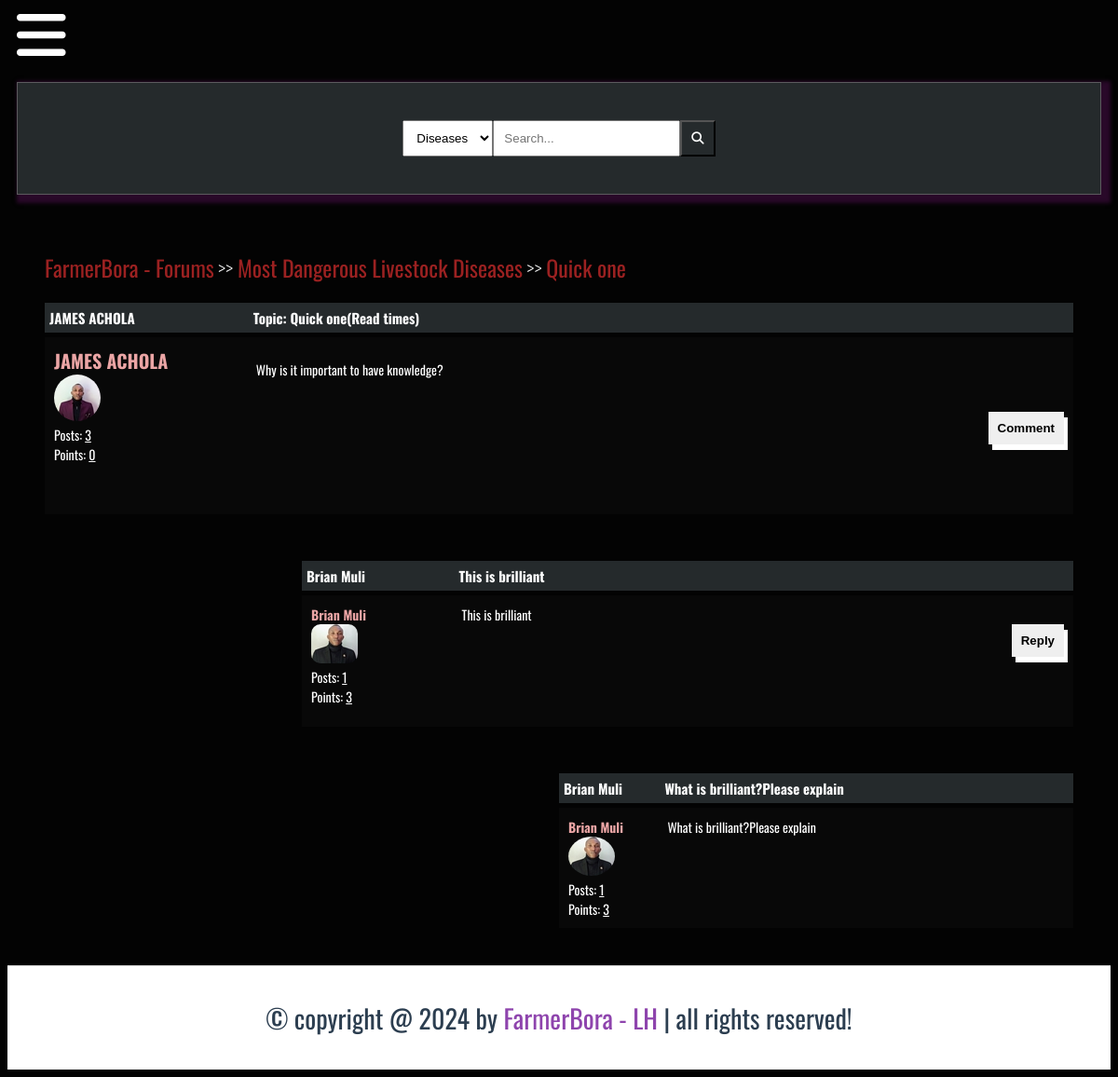
The app's page /details/quick-one/ with its own data.
### FarmerBora_App/models.py (models this page shows, shortened)
class Post(models.Model):
    title = models.CharField(max_length=100)
    slug = models.SlugField(max_length=400, unique=True, blank=True)
    user = models.ForeignKey(Author, on_delete=models.CASCADE)
    content = HTMLField()
    categories = models.ManyToManyField(Category)
    date = models.DateTimeField(auto_now_add=True)
    approved = models.BooleanField(default=True)
    hit_count_generic = GenericRelation(
        HitCount,
        object_id_field="object_pk",
        related_query_name="hit_count_generic_relation",
    )
    tags = TaggableManager()
    comments = models.ManyToManyField(Comment, blank=True)
    def get_url(self):
        return reverse("details", kwargs={"slug": self.slug})

class Category(models.Model):
    title = models.CharField(max_length=100)
    slug = models.SlugField(max_length=400, unique=True, blank=True)
    description = models.TextField(default="description")
    class Meta:
        verbose_name_plural = "Categories"
    def get_url(self):
        return reverse("posts", kwargs={"slug": self.slug})

class Author(models.Model):
    user = models.ForeignKey(User, on_delete=models.CASCADE)
    fullname = models.CharField(max_length=100)
    slug = models.SlugField(max_length=400, unique=True, blank=True)
    bio = HTMLField()
    points = models.IntegerField(default=0)
    profile_pic = ResizedImageField(
        size=[50, 80],
        upload_to="authors",
        quality=100,
        default=None,
        null=True,
        blank=True,
    )
    @property
    def num_posts(self):
        return Post.objects.filter(user=self).count()

class Comment(models.Model):
    user = models.ForeignKey(Author, on_delete=models.CASCADE)
    content = models.TextField()
    date = models.DateTimeField(auto_now_add=True)
    replies = models.ManyToManyField(Reply, blank=True)

class Reply(models.Model):
    user = models.ForeignKey(Author, on_delete=models.CASCADE)
    content = models.TextField()
    date = models.DateTimeField(auto_now_add=True)
    class Meta:
        verbose_name_plural = "Replies"

### FarmerBora_App/views.py (the view)
# urls.py: path("details/<slug>/", views.details, name="details"),
def details(request, slug):
    post = get_object_or_404(Post, slug=slug)
    context = {
        "post": post,
    }
    update_views(request, post)
    return render(request, "details.html", context)

### FarmerBora_App/utils.py (called while the page is built)
def update_views(request, object):
    context = {}
    hit_count = get_hitcount_model().objects.get_for_object(object)
    hits = hit_count.hits
    hitcontext = context["hitcount"] = {"pk": hit_count.pk}
    hit_count_response = HitCountMixin.hit_count(request, hit_count)
    if hit_count_response.hit_counted:
        hits = hits + 1
        hitcontext["hitcounted"] = hit_count_response.hit_counted
        hitcontext["hit_message"] = hit_count_response.hit_message
        hitcontext["total_hits"] = hits

### FarmerBora_App/templates/details.html (shortened to what this page needs)
{% extends 'baseforum.html' %}
{% load hitcount_tags %}
{% block content %}
{% load static %}
<div class="container">
    <div class="navigate">
        <span><a href="{% url 'forum' %}" class="subforum-link notranslate">FarmerBora - Forums</a> >> <a
                href="{{post.categories.all.0.get_url}}" class="subforum-link">{{post.categories.all.0.title}}</a> >> <a
                href="{{post.get_url}}" class="subforum-link">{{post.title}}</a></span>
    </div>
    <div class="topic-container">
        <div class="head">
            <div class="authors notranslate">{{post.user.fullname}}</div>
            <div class="content">Topic: {{post.title}}(Read {% get_hit_count for post %} times)</div>
        </div>
        <div class="body">
            <div class="authors">
                <div class="username notranslate"><a href="#" class="subforum-link">{{post.user.fullname}}</a></div>
                <img style="border-radius: 50%;" src="{{post.user.profile_pic.url}}" alt="">
                <div>Posts: <u>{{post.user.num_posts}}</u></div>
                <div>Points: <u>{{post.user.points}}</u></div>
            </div>
            <div class="content">
                {{post.content|safe}}
                <br>
                <div class="comment">
                    <button onclick="showComment()" class="button">Comment</button>
                </div>
            </div>
        </div>
    </div>
    {% for comment in post.comments.all %}
    <div class="comments-container" style="width: 75%; border-radius: 10px; margin-left: 25%">
        <div class="head">
            <div class="authors">{{ comment.user.fullname|title }}</div>
            <div class="content">{{ comment.content }}</div>
        </div>
        <div class="body">
            <div class="authors">
                <div class="AnotherUser"><a href="#" class="subforum-link">{{ comment.user.fullname|title }}</a></div>
                <img style="border-radius: 50%; border-radius: 10px" src="{{ comment.user.profile_pic.url }}" alt="">
                <div>Posts: <u>{{ comment.user.num_posts }}</u></div>
                <div>Points: <u>{{ comment.user.points }}</u></div>
            </div>
            <div class="content">
                {{ comment.content }}
                <div class="comment">
                    <button onclick="showReply()" class="button">Reply</button>
                </div>
            </div>
        </div>
    </div>
    {% for reply in comment.replies.all %}
    <div class="comments-container" style="width:50%; margin-left: 50%; border-radius: 10px;">
        <div class="head">
            <div class="authors">{{ reply.user.fullname|title }}</div>
            <div class="content">{{ reply.content }}</div>
        </div>
        <div class="body">
            <div class="authors">
                <div class="AnotherUser"><a href="#" class="subforum-link">{{ reply.user.fullname|title }}</a></div>
                <img style="border-radius: 50%;" src="{{ reply.user.profile_pic.url }}" alt="">
                <div>Posts: <u>{{ reply.user.num_posts }}</u></div>
                <div>Points: <u>{{ reply.user.points }}</u></div>
            </div>
            <div class="content">
                {{ reply.content }}
            </div>
        </div>
    </div>
    {% endfor %}
    {% endfor %}
</div>
{% endblock %}

### FarmerBora_App/static/forum.css (style rules this page uses)
:root { --main-color:#8e44ad; --red:#e74c3c; --orange:#f39c12; --light-color:#888; --light-bg:#eee; --black:#2c3e50; --white:#fff; --border:.1rem solid rgba(0,0,0,.2); }
* { box-sizing: border-box; }
html { font-size: 14px; font-family: "Oswald", sans-serif; background-color: rgb(3, 3, 3); color: white; }
.container { margin: 20px; padding: 20px; }
.subforum-link { color: rgb(235, 165, 165); font-weight: bolder; text-decoration: none; }
.navigate { margin-block: 20px; font-size: 24px; font-weight: lighter; }
.navigate a { color: rgb(155, 33, 33); }
.head { display: flex; background-color: #252a2c; padding: 5px; font-weight: bold; font-size: 15px; }
.authors { flex: 20%; }
.content { flex: 80%; }
.body { display: flex; background-color: #080808; padding: 10px; margin-top: 5px; color: white; }
.body .authors .username { font-size: 20px; }
.body .authors img { max-width: 50px; max-height: 80px; }
.body .comment .button { border: none; padding: 10px; font-weight: bolder; box-shadow: 4px 6px white; cursor: pointer; float: right; }
.comment { width: 100%; min-height: 100px; }
.comments-container { margin-top: 50px; }

### records on screen
Post: categories.all.0 "Most Dangerous Livestock Diseases", title "Quick one", user.fullname "JAMES ACHOLA", user.profile_pic (picture), user.num_posts "3", user.points "0", content "Why is it important to have knowledge?"
Comment: user.fullname "Brian Muli", content "This is brilliant", user.profile_pic (picture), user.num_posts "1", user.points "3"
Reply: user.fullname "Brian Muli", content "What is brilliant?Please explain", user.profile_pic (picture), user.num_posts "1", user.points "3"
